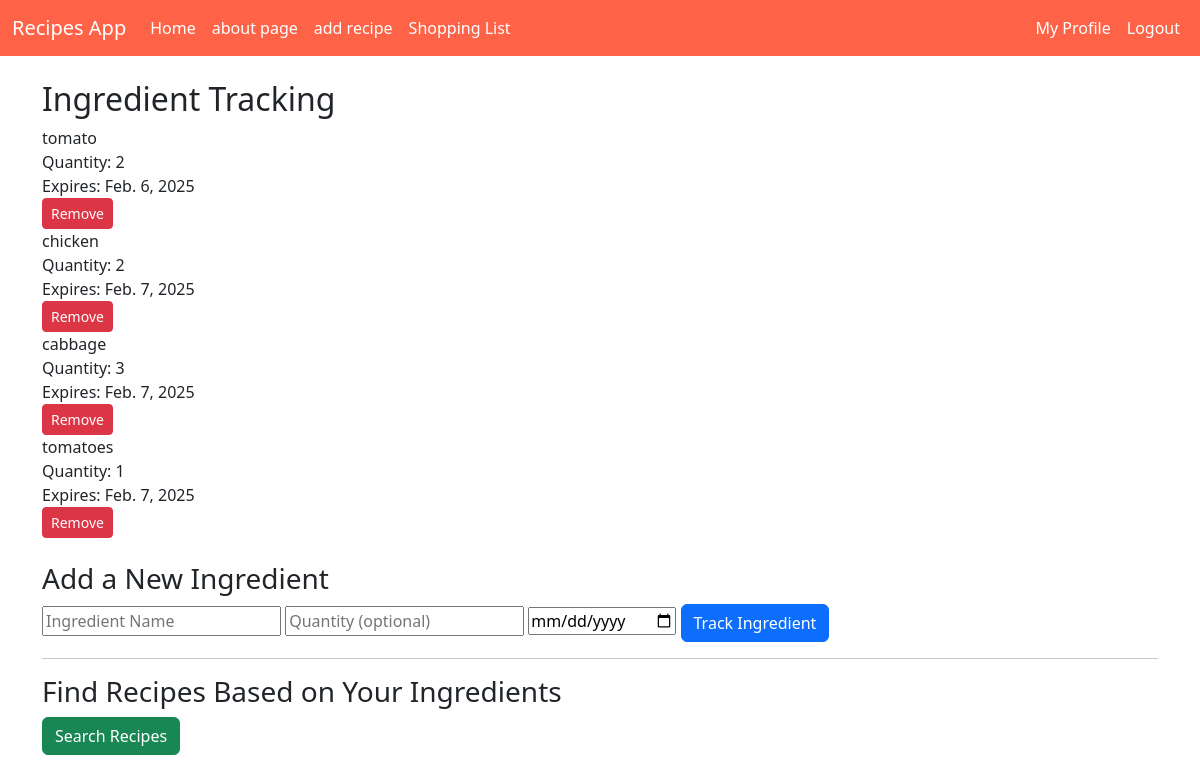
Screenshot of /ingredient-tracking/ (signed in) with the database file from the repository.
### recipes/models.py (models this page shows, shortened)
class TrackedIngredient(models.Model):
    user = models.ForeignKey(User, on_delete=models.CASCADE)
    ingredient_name = models.CharField(max_length=255)
    quantity = models.CharField(max_length=50, blank=True, null=True)
    expiration_date = models.DateField(null=True, blank=True)
    added_at = models.DateTimeField(auto_now_add=True)

### recipes/views.py (the view)
# urls.py: path('ingredient-tracking/', views.ingredient_tracking, name="ingredient_tracking"),
@login_required
def ingredient_tracking(request):
    tracked_ingredients = TrackedIngredient.objects.filter(user=request.user).order_by('expiration_date')
    user_ingredient_names = set(item.ingredient_name.lower() for item in tracked_ingredients)
    matched_recipes = []
    for recipe in ScrapedRecipe.objects.all():
        recipe_ingredients = set(ingredient.name.lower() for ingredient in recipe.ingredients.all())
        if user_ingredient_names.intersection(recipe_ingredients):
            matched_recipes.append({
                "title": recipe.title,
                "url": recipe.url,
                "matching_ingredients": list(user_ingredient_names.intersection(recipe_ingredients)),
            })
    return render(request, "recipes/ingredient_tracking.html", {
        "tracked_ingredients": tracked_ingredients,
        "matched_recipes": matched_recipes
    })

### recipes/templates/recipes/ingredient_tracking.html (shortened to what this page needs)
{% extends "recipes/base.html" %}
{% block content %}
<div class="container mt-4">
    <h2>Ingredient Tracking</h2>
    {% if tracked_ingredients %}
        <div class="shopping-list">
            {% for ingredient in tracked_ingredients %}
                <div class="ingredient">
                    <div>
                        <div class="name">{{ ingredient.ingredient_name }}</div>
                        <div class="details">
                            Quantity: {{ ingredient.quantity|default:"N/A" }}
                        </div>
                        {% if ingredient.expiration_date %}
                            <div class="expiry">Expires: {{ ingredient.expiration_date }}</div>
                        {% else %}
                            <div class="expiry">No Expiration Date</div>
                        {% endif %}
                    </div>
                    <form action="{% url 'remove_tracked_ingredient' ingredient.id %}" method="post">
                        <button type="submit" class="btn btn-danger btn-sm">Remove</button>
                    </form>
                </div>
            {% endfor %}
        </div>
    {% else %}
        <p>No ingredients being tracked.</p>
    {% endif %}
    <h3 class="mt-4">Add a New Ingredient</h3>
    <form id="trackIngredientForm">
        <input type="text" id="ingredientName" placeholder="Ingredient Name" required>
        <input type="text" id="quantity" placeholder="Quantity (optional)">
        <input type="date" id="expirationDate" placeholder="Expiration Date (optional)">
        <button type="submit" class="btn btn-primary">Track Ingredient</button>
    </form>
    <hr>
    <h3>Find Recipes Based on Your Ingredients</h3>
    <button id="fetchRecipesByIngredients" class="btn btn-success">Search Recipes</button>
</div>
{% endblock %}

### rows the page displays
TrackedIngredient: ingredient_name "tomato", quantity "2", expiration_date "Feb. 6, 2025"
TrackedIngredient: ingredient_name "chicken", quantity "2", expiration_date "Feb. 7, 2025"
TrackedIngredient: ingredient_name "cabbage", quantity "3", expiration_date "Feb. 7, 2025"
TrackedIngredient: ingredient_name "tomatoes", quantity "1", expiration_date "Feb. 7, 2025"
